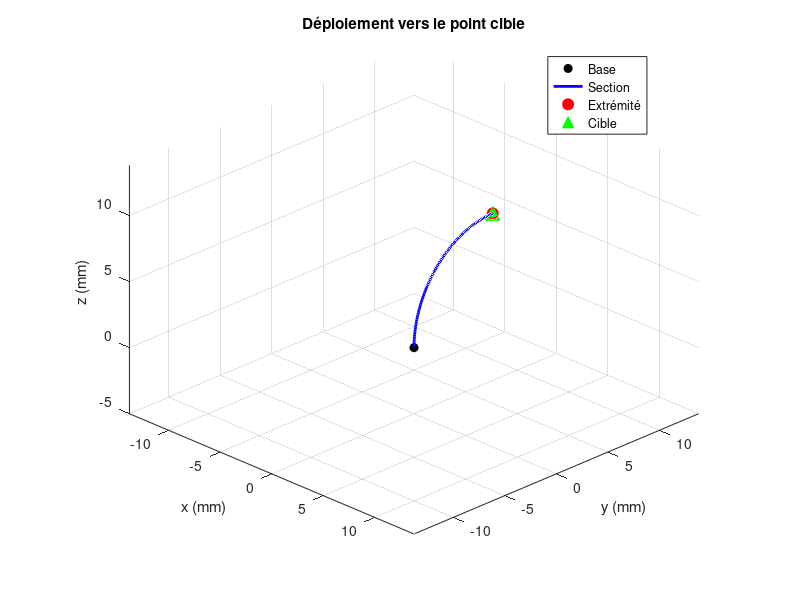
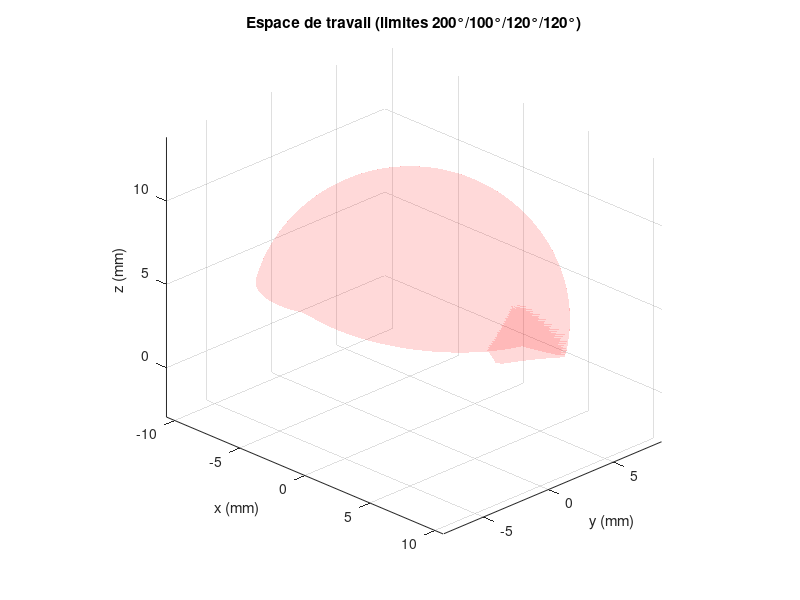

These charts were generated, in order, by the following MATLAB code:
% ------- Endoscope 3D : MGI + espace de travail (limites asymétriques) -------
clear; close all; clc;

%%% Constantes %%%
L = 12e-3;   % longueur de la section flexible

%%% Limites angulaires %%%
theta_haut = deg2rad(200);   % phi = +pi/2
theta_bas  = deg2rad(100);   % phi = -pi/2 (= 3pi/2)
theta_gd   = deg2rad(120);   % phi = 0 (droite) et phi = pi (gauche)

%%% Point désiré %%%
theta_p = deg2rad(90);     % angle de courbure souhaité
phi_p   = deg2rad(90);     % orientation du plan de courbure (ici : vers le haut)

xp = (L/theta_p) * cos(phi_p) * (1 - cos(theta_p));
yp = (L/theta_p) * sin(phi_p) * (1 - cos(theta_p));
zp = (L/theta_p) * sin(theta_p);
P = [xp, yp, zp];

%%% MGI 3D %%%
Phi = atan2(yp, xp);
k = (2 * sqrt(xp^2 + yp^2)) / (xp^2 + yp^2 + zp^2);
theta = k*L;

fprintf('Phi = %.4f rad \n', Phi);
fprintf('k = %.4f m-1 \n', k);
fprintf('theta = kL = %.4f rad \n', theta);

%%% Limite angulaire correspondant à la direction Phi (interpolation entre
%%% les 4 valeurs cardinales connues : droite(0)-haut(pi/2)-gauche(pi)-bas(3pi/2)) %%%
Phi_mod = mod(Phi, 2*pi);
theta_lim = interp1( ...
    [0, pi/2, pi, 3*pi/2, 2*pi], ...
    [theta_gd, theta_haut, theta_gd, theta_bas, theta_gd], ...
    Phi_mod);

fprintf('theta_lim (direction Phi) = %.4f rad (%.1f°) \n', theta_lim, rad2deg(theta_lim));

if abs(theta) > theta_lim
    fprintf(2,'ATTENTION : point hors espace de travail');
else
    fprintf('Point ATTEIGNABLE \n');
end

%%% Modèle direct le long de la section (s de 0 à L) %%%
s = linspace(0, L, 100);
if k == 0
   x = zeros(size(s));
   y = zeros(size(s));
   z = s;
else
   x = (1/k)*cos(Phi)*(1-cos(k*s));
   y = (1/k)*sin(Phi)*(1-cos(k*s));
   z = (1/k)*sin(k*s);
end
fprintf('Point atteint : [%.4f %.4f %.4f]  (attendu : [%.4f %.4f %.4f])\n', ...
    x(end), y(end), z(end), xp, yp, zp);

%% ================= FIGURE 1 : Trajectoire d'arrivée ================= %%
figure('Name','mouvement');
hold on; grid on; axis equal;
xlabel('x (mm)'); ylabel('y (mm)'); zlabel('z (mm)');
title('Déploiement vers le point cible');
view(45,25);

lim = L*1.15*1e3;
xlim([-lim lim]); ylim([-lim lim]); zlim([-5 lim]);

plot3(0,0,0,'ko','MarkerFaceColor','k');
h_curve = plot3(nan,nan,nan,'b-','LineWidth',2);
h_tip   = plot3(nan,nan,nan,'ro','MarkerFaceColor','r','MarkerSize',8);
plot3(xp*1e3, yp*1e3, zp*1e3, 'g^', 'MarkerFaceColor','g', 'MarkerSize',10);
legend('Base','Section','Extrémité','Cible','Location','best');

for i = 1:60
    k_i = k * (i/60);
    if k_i == 0
       xs = zeros(size(s));
       ys = zeros(size(s));
       zs = s;
    else
       xs = (1/k_i)*cos(Phi)*(1-cos(k_i*s));
       ys = (1/k_i)*sin(Phi)*(1-cos(k_i*s));
       zs = (1/k_i)*sin(k_i*s);
    end
    set(h_curve, 'XData', xs*1e3, 'YData', ys*1e3, 'ZData', zs*1e3);
    set(h_tip,   'XData', xs(end)*1e3, 'YData', ys(end)*1e3, 'ZData', zs(end)*1e3);
    drawnow;
    pause(0.02);
end

%% ================= FIGURE 2 : Espace de travail (limites asymétriques) ================= %%
figure;
hold on;
grid on;
axis equal;

phi = linspace(0,2*pi,100);
Ntheta = 100;

X = zeros(length(phi), Ntheta);
Y = zeros(length(phi), Ntheta);
Z = zeros(length(phi), Ntheta);

for i = 1:length(phi)
    % limite angulaire propre à cette direction phi(i)
    phi_i_mod = mod(phi(i), 2*pi);
    theta_lim_i = interp1([0, pi/2, pi, 3*pi/2, 2*pi], [theta_gd, theta_haut, theta_gd, theta_bas, theta_gd], phi_i_mod);

    th = linspace(eps, theta_lim_i, Ntheta);  % 0 (tendu) jusqu'à la limite réelle

    for j = 1:Ntheta
        X(i,j) = (L/th(j)) * cos(phi(i)) * (1-cos(th(j))) * 1e3;
        Y(i,j) = (L/th(j)) * sin(phi(i)) * (1-cos(th(j))) * 1e3;
        Z(i,j) = (L/th(j)) * sin(th(j)) * 1e3;
    end
end

surf(X,Y,Z,'FaceColor','r','FaceAlpha',0.15,'EdgeColor','none');
plot3(xp*1e3, yp*1e3, zp*1e3, 'g^', 'MarkerFaceColor','g', 'MarkerSize',10);

xlabel('x (mm)')
ylabel('y (mm)')
zlabel('z (mm)')
title('Espace de travail (limites 200°/100°/120°/120°)')
view(45,25)
